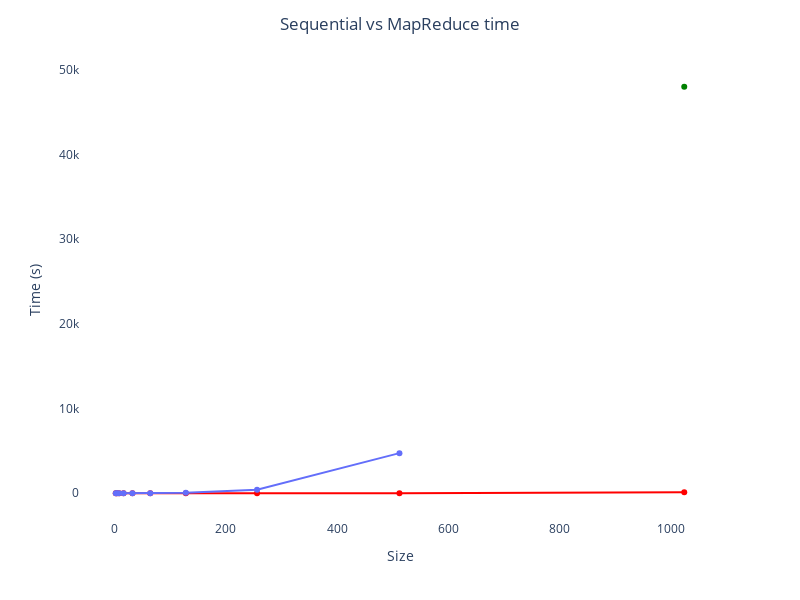

The notebook cell saved with this chart:
### Code cell
# mix both plots
fig = px.line(df, x='size', y='sequential', color_discrete_sequence=['red'])
fig.add_trace(px.line(df, x='size', y='mapreduce').data[0])
fig.update_layout(plot_bgcolor='white')
fig.update_layout(title='Sequential vs MapReduce time', title_x=0.5)
fig.update_layout(height=600, width=800)
fig.update_traces(mode='markers+lines')
fig.update_xaxes(title_text='Size')
fig.update_yaxes(title_text='Time (s)')
fig.add_trace(px.scatter(df, x=[1024], y=[48000], color_discrete_sequence=['green']).data[0])
fig.show()

### Figure 1 — Plotly figure (JSON) as saved in the notebook; plotly's stock layout.template omitted (floating-point values rounded to 4 significant figures)
{"data": [{"hovertemplate": "size=%{x}<br>sequential=%{y}<extra></extra>", "legendgroup": "", "line": {"color": "red", "dash": "solid"}, "marker": {"symbol": "circle"}, "mode": "markers+lines", "name": "", "orientation": "v", "showlegend": false, "type": "scatter", "x": [2, 4, 8, 16, 32, 64, 128, 256, 512, 1024], "xaxis": "x", "y": [0, 0, 0, 0.0005033, 0.003, 0.02437, 0.1898, 1.538, 13.61, 120.2], "yaxis": "y"}, {"hovertemplate": "size=%{x}<br>mapreduce=%{y}<extra></extra>", "legendgroup": "", "line": {"color": "#636efa", "dash": "solid"}, "marker": {"symbol": "circle"}, "mode": "markers+lines", "name": "", "orientation": "v", "showlegend": false, "type": "scatter", "x": [2, 4, 8, 16, 32, 64, 128, 256, 512, 1024], "xaxis": "x", "y": [0.3319, 0.7822, 1.159, 1.409, 2.569, 7.617, 48.59, 416.1, 4735.0, null], "yaxis": "y"}, {"hovertemplate": "x=%{x}<br>y=%{y}<extra></extra>", "legendgroup": "", "marker": {"color": "green", "symbol": "circle"}, "mode": "markers", "name": "", "orientation": "v", "showlegend": false, "type": "scatter", "x": [1024], "xaxis": "x", "y": [48000], "yaxis": "y"}], "layout": {"height": 600, "legend": {"tracegroupgap": 0}, "margin": {"t": 60}, "plot_bgcolor": "white", "title": {"text": "Sequential vs MapReduce time", "x": 0.5}, "width": 800, "xaxis": {"anchor": "y", "domain": [0, 1], "title": {"text": "Size"}}, "yaxis": {"anchor": "x", "domain": [0, 1], "title": {"text": "Time (s)"}}}}
